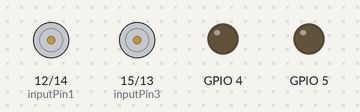
Simulated run of this sketch. Board: ESP8266 (NodeMCU). Parts: motor-driver pin pairs drawn as motors (green arrow = first pin HIGH = forward, orange = second pin HIGH = backward, longer = more drive), output pins drawn as LEDs (lit = HIGH). WiFi joins after 1.5 s; servers stay silent unless stated; what the sketch prints to the serial monitor is not drawn.

Above: at 0.0 s.
At 1.6 s:
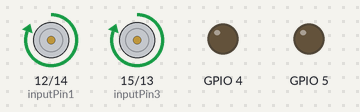
Timing chart, 0 to 3.1 s (numbered marks = the images above):
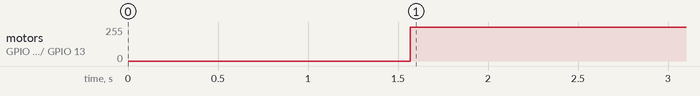

Measured:
- by itself, motor on GPIO 12 (inputPin1) / GPIO 14 (inputPin2), motor on GPIO 15 (inputPin3) / GPIO 13 (inputPin4): stopped → forward 255/255 at 1.6 s

The sketch:

bot_1.ino
```cpp
#include <ESP8266WiFi.h>
#include <WiFiUdp.h>

WiFiClient bot1;

WiFiUDP UDPServer;


////////////////////////////////GLOBAL VARIABLES/////////////////////////////////////
//Motor A
const int inputPin1  = 12;    // Pin 15 of L293D IC, D1 Pin of NodeMCU
const int inputPin2  = 14;     // Pin 10 of L293D IC, D0 Pin of NodeMCU
int EN1 = 5;                 // Pin 01 of L293D IC, D6 Pin of NodeMCU

//Motor B
const int inputPin3  = 15;     // Pin 07 of L293D IC, D2 Pin of NodeMCU
const int inputPin4  = 13;     // Pin 02 of L293D IC, D3 Pin of NodeMCU
int EN2 = 4;                 // Pin 09 of L293D IC, D5 Pin of NodeMCU

const char* ssid = "WiFi";
const char* password = "limca1234567890";
//Static IP address configuration
IPAddress staticIP(192, 168, 0, 131); //ESP static ip, keep format 192,168,0,13X
IPAddress gateway(192, 168, 0, 1);   //IP Address of your WiFi Router (Gateway)
IPAddress subnet(255, 255, 255, 0);  //Subnet mask
IPAddress dns(8, 8, 8, 8);  //DNS


const char* deviceName = "bot1";

String udpdata = "0,0,0,0";
unsigned int UDPPort = 2801;

//Packet Buffer
const int packetSize = 15;
byte packetBuffer[packetSize];

unsigned long time_since_last_msg;

/////////////////////////////////////// MOTOR PROTOTYPE////////////////////////////////
class MotorOutput {
   private:

    int inputP1;
    int inputP2;
    int Enable;

   public:

    MotorOutput(int IP1, int IP2, int En) {
    pinMode(En, OUTPUT);
    pinMode(IP1, OUTPUT);
    pinMode(IP2, OUTPUT);
    inputP1 = IP1;
    inputP2 = IP2;
    Enable = En;
   }

   void forward() {
    digitalWrite(inputP1, HIGH);
    digitalWrite(inputP2, LOW);
   }

   void backward() {
    digitalWrite(inputP1, LOW);
    digitalWrite(inputP2, HIGH);
   }

   void speed(int pwm) {
    analogWrite(Enable, pwm);//sets the motors speed
   }
};
///////////////////////////////////HEARTBEAT CHECK///////////////////////////////////
bool heartbeat_check(unsigned long time_since_last_msg) {
  unsigned long new_msg = millis();
  //if no message is recieved in last one second, report false
  if (new_msg - time_since_last_msg >= 1000) {
    return false;
  }
  return true;
}
///////////////////////////////////UDP///////////////////////////////////////////////
void handleUDPServer() {
  int cb = UDPServer.parsePacket();
  if (cb) {
    UDPServer.read(packetBuffer, packetSize);
    udpdata = "";
    for(int i = 0; i < packetSize; i++) {
      udpdata += (char)packetBuffer[i];
    }

    time_since_last_msg = millis();
  }
}

///////////////////////////////////WIFI//////////////////////////////////////////////

void setup_wifi() {
  delay(10);
  // We start by connecting to a WiFi network
  Serial.println();
  Serial.print("Connecting to ");
  Serial.println(ssid);

  WiFi.hostname(deviceName);      // DHCP Hostname (useful for finding device for static lease)
  WiFi.config(staticIP, subnet, gateway, dns);
  WiFi.begin(ssid, password);

  WiFi.mode(WIFI_STA); //WiFi mode station (connect to wifi router only

  while (WiFi.status() != WL_CONNECTED) {
    delay(500);
    Serial.print(".");
  }

  Serial.println("");
  Serial.println("WiFi connected");
  Serial.println("IP address: ");
  Serial.println(WiFi.localIP());
}

////////////////////////////////NEW OBJECTS/////////////////////////////////////////
MotorOutput *rightmotor;
MotorOutput *leftmotor;

/////////////////////////////////////////////////////////////////////////////////////////////////
void setup() {
  Serial.begin(9600);
   setup_wifi();
   UDPServer.begin(UDPPort);

   rightmotor = new MotorOutput(inputPin1,inputPin2,EN1);
   leftmotor = new MotorOutput(inputPin3,inputPin4,EN2);

 }

void loop() {
  handleUDPServer();
  char str[udpdata.length()];

  for (int i = 0; i < sizeof(str); i++) {
    str[i] = udpdata[i];
    }

    char *token = strtok(str, ",");
    // Keep printing tokens while one of the
    // delimiters present in str[].
    int j = 0;
    int split_msg[4];
    while (token != NULL) {
        split_msg[j]=atoi(token);
        token = strtok(NULL, ",");
        j++;
    }

  bool rightdirection = split_msg[0];
  bool leftdirection =  split_msg[2];
  int  rightspeed =     split_msg[1];
  int  leftspeed =      split_msg[3];

  // unhealthy signal
  if (!heartbeat_check(time_since_last_msg)) {
    rightdirection = 1;
    leftdirection =  1;
    rightspeed =     0;
    leftspeed =      0;
  }

  //debugging
  Serial.println("right direction");
  Serial.println(rightdirection);
  Serial.println("right speed");
  Serial.println(rightspeed);
  Serial.println("left direction");
  Serial.println(leftdirection);
  Serial.println("left speed");
  Serial.println(leftspeed);

  if(rightdirection) {
    rightmotor->forward();
   }
  else {
    rightmotor->backward();
   }
  if(leftdirection) {
    leftmotor->forward();
   }
  else {
    leftmotor->backward();
   }

   rightmotor->speed(rightspeed);
   leftmotor->speed(leftspeed);
}
```
